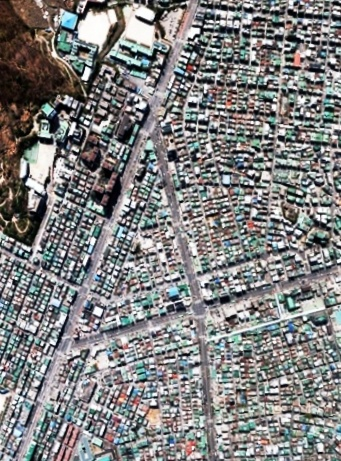
#> input picture 두번째_결과_히스토그램만한거/res_new2old.jpg, 341 x 461 px, found by its file name
$ python cartoon.py
#> lines starting #> are read from the running program, lines starting #| are printed output that depends on the picture; after the words box and inside, x2 and y2 are one past the last pixel; in counts of white or black regions, pixels touching at a corner belong together
import cv2
import numpy as np

img1 = cv2.imread("res_new2old.jpg")
#> img1 is the input picture: shape (461, 341, 3); mean B, G, R 127.5, 127.6, 127.8

img2 = cv2.imread("res_old.jpg")
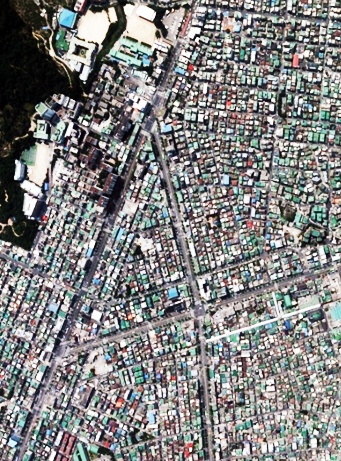
#> input picture 두번째_결과_히스토그램만한거/res_old.jpg, 341 x 461 px, found by its file name
#> img2 is the input picture: shape (461, 341, 3); mean B, G, R 129.1, 129, 128.9

# 1) Edges
gray1 = cv2.cvtColor(img1, cv2.COLOR_BGR2GRAY)
gray1 = cv2.medianBlur(gray1, 5)
edges1 = cv2.adaptiveThreshold(gray1, 255, cv2.ADAPTIVE_THRESH_MEAN_C, cv2.THRESH_BINARY, 9, 9)
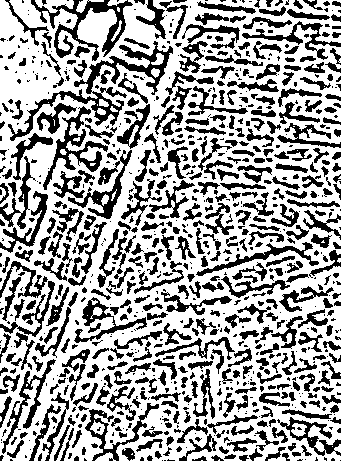
#> edges1: shape (461, 341); 63.9% white; 887 black regions (427 under 20 px), largest, box (x1, y1, x2, y2) and area: (8, 41, 173, 141) 2419, (31, 0, 133, 61) 1663, (43, 106, 108, 190) 1189

gray2 = cv2.cvtColor(img2, cv2.COLOR_BGR2GRAY)
gray2 = cv2.medianBlur(gray2, 5)
edges2 = cv2.adaptiveThreshold(gray2, 255, cv2.ADAPTIVE_THRESH_MEAN_C, cv2.THRESH_BINARY, 9, 9)
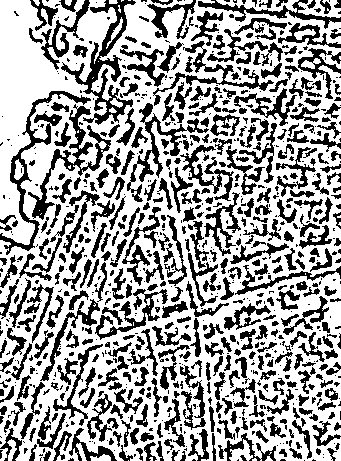
#> edges2: shape (461, 341); 63.3% white; 868 black regions (441 under 20 px), largest, box (x1, y1, x2, y2) and area: (61, 0, 136, 125) 2153, (0, 91, 91, 255) 1644, (28, 104, 111, 220) 1549


# 2) Color
color1 = cv2.bilateralFilter(img1, 9, 300, 300)
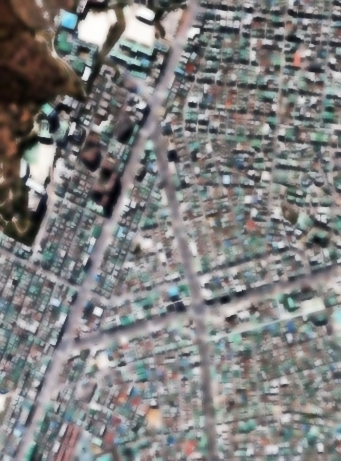
#> color1: shape (461, 341, 3); mean B, G, R 127.6, 127.7, 127.9

color2 = cv2.bilateralFilter(img2, 9, 300, 300)
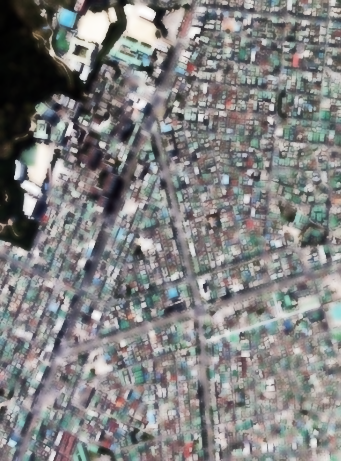
#> color2: shape (461, 341, 3); mean B, G, R 129.3, 129.3, 129.2

# 3) Cartoon
cartoon1 = cv2.bitwise_and(color1, color1, mask=edges1)
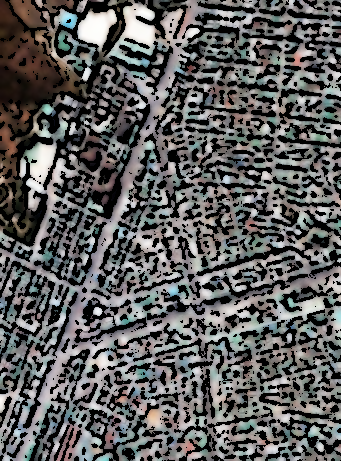
#> cartoon1: shape (461, 341, 3); mean B, G, R 92, 92.4, 92.8

cartoon2 = cv2.bitwise_and(color2, color2, mask=edges2)
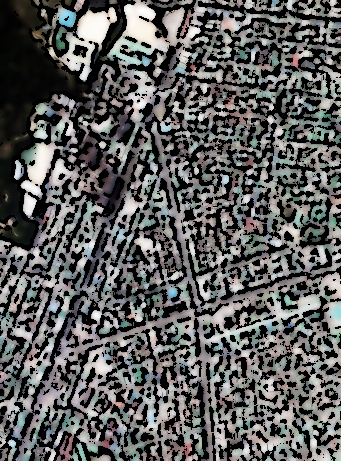
#> cartoon2: shape (461, 341, 3); mean B, G, R 91.2, 91.7, 91.6


# cv2.imshow("Image", img)
cv2.imwrite('cartoon_new.jpg', cartoon1)
cv2.imwrite('color_new.jpg', color1)
cv2.imwrite('edges_new.jpg', edges1)

cv2.imwrite('cartoon_old.jpg', cartoon2)
cv2.imwrite('color_old.jpg', color2)
cv2.imwrite('edges_old.jpg', edges2)
